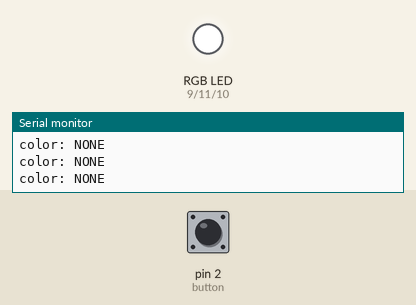
The sketch below on a simulated Arduino Uno, built with avr-gcc and run on an emulated ATmega328P. Shown: an RGB LED mixed from three pins (HIGH = lit), the last lines printed to the serial monitor. The test bench sets the inputs (shaded band); at power-on: pin 2 (button) LOW. Dim RGB values are drawn brighter than linear.

Above: at 1.2 s.
1.3 s: pin 2 (button) pulled HIGH for 0.15 s
At 2.1 s:
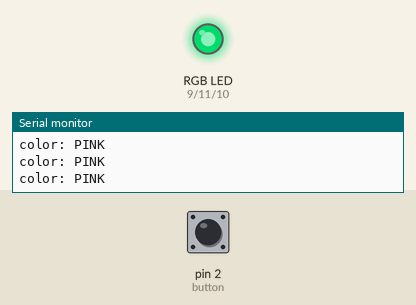
2.9 s: pin 2 (button) pulled HIGH for 1 s
At 4.4 s:
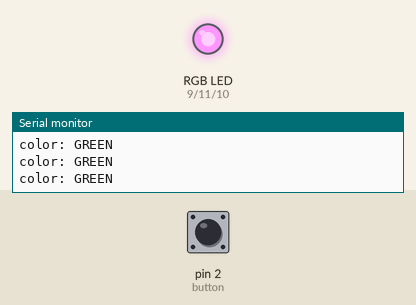
5.4 s: pin 2 (button) pulled HIGH for 0.15 s
At 6.4 s:
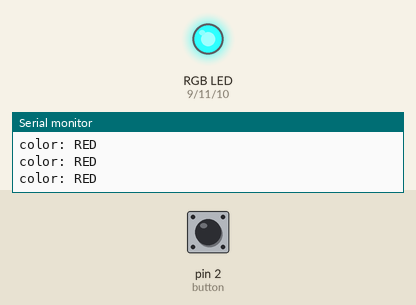
7.0 s: pin 2 (button) pulled HIGH for 3.2 s
At 7.5 s:
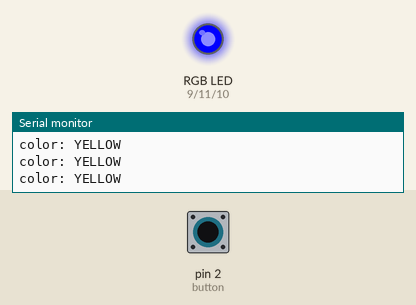
11.7 s: pin 2 (button) pulled HIGH for 0.15 s
At 12.1 s:
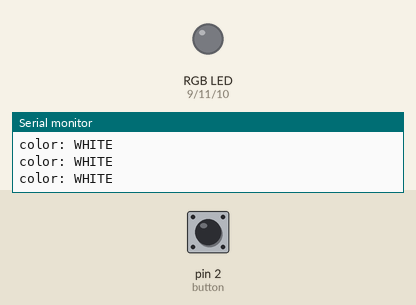
13.3 s: pin 2 (button) pulled HIGH for 1 s
At 14.0 s:
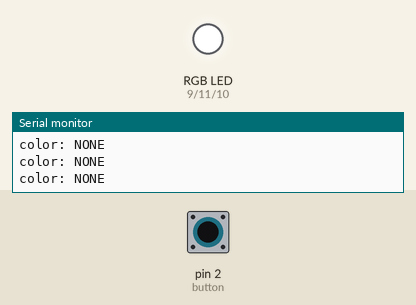
Timing chart, 0 to 16.3 s (numbered marks = the images above; inputs shaded):
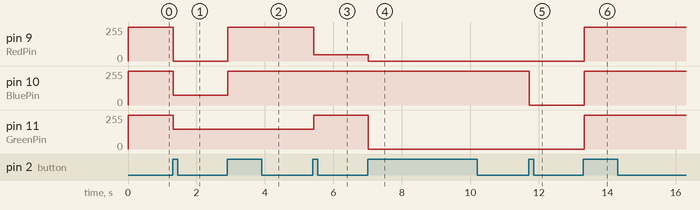

Measured:
- after the input at 1.3 s, pin 9 (RedPin): 255/255 → 0/255 at once; pin 10 (BluePin): 255/255 → 72/255 at once; pin 11 (GreenPin): 255/255 → 148/255 at once
- after the input at 2.9 s, pin 9 (RedPin): 0/255 → 255/255 at once; pin 10 (BluePin): 72/255 → 255/255 at once; pin 11 (GreenPin): 148/255 → 150/255 at once
- after the input at 5.4 s, pin 9 (RedPin): 255/255 → 46/255 at once; pin 11 (GreenPin): 150/255 → 255/255 at once
- after the input at 7.0 s, pin 9 (RedPin): 46/255 → 0/255 at once; pin 11 (GreenPin): 255/255 → 0/255 at once
- after the input at 11.7 s, pin 10 (BluePin): 255/255 → 0/255 at once
- after the input at 13.3 s, pin 9 (RedPin), pin 10 (BluePin), pin 11 (GreenPin): 0/255 → 255/255 at once

The sketch:

ShadowLamp.ino
```cpp
// declaration
const int button = 2; // check this line if correct
// if using analog pin, be careful to use correct pin.
const int RedPin = 9;
const int BluePin = 10;
const int GreenPin = 11;

int buttonState = 0; //
int ledcolor = 0; // the color change depending on this number
bool buttonPressed = false; // this stands for if button is pressed
String currentcolor = "led";

void setup() {
  // put your setup code here, to run once:
  pinMode(button, INPUT);
  pinMode(RedPin, OUTPUT);
  pinMode(BluePin, OUTPUT);
  pinMode(GreenPin, OUTPUT);
  Serial.begin(9600);
  // use clear container for frame.
}

void loop() {
  // put your main code here, to run repeatedly:
  buttonState = digitalRead(button); // return type: int
  Serial.print("color: ");
  Serial.println(currentcolor);
  // button is pressed
  if(buttonState == HIGH && !buttonPressed){
    ledcolor++;
    buttonPressed = true;
  }
  // button is released
  if(buttonState == LOW && buttonPressed){
    buttonPressed = false;
  }
  // use analogWrite to make pink light
  switch (ledcolor) {
    case 0:
      currentcolor = "NONE";
      analogWrite(RedPin, 255);
      analogWrite(BluePin, 255);
      analogWrite(GreenPin, 255);
      break;
    case 1:
      currentcolor = "PINK";
      analogWrite(RedPin, 0);
      analogWrite(BluePin, 72);
      analogWrite(GreenPin, 148);
      break;
    case 2:
      currentcolor = "GREEN";
      analogWrite(RedPin, 255);
      analogWrite(BluePin, 255);
      analogWrite(GreenPin, 150);
      break;
    case 3:
      currentcolor = "RED";
      analogWrite(RedPin, 46);
      analogWrite(BluePin, 255);
      analogWrite(GreenPin, 255);
      break;
    case 4:
      currentcolor = "YELLOW";
      analogWrite(RedPin, 0);
      analogWrite(BluePin, 255);
      analogWrite(GreenPin, 0);
      break;
    case 5:
      currentcolor = "WHITE";
      analogWrite(RedPin, 0);
      analogWrite(BluePin, 0);
      analogWrite(GreenPin, 0);
      break;
    case 6:
      ledcolor = 0;
      break;
  }
}
```
